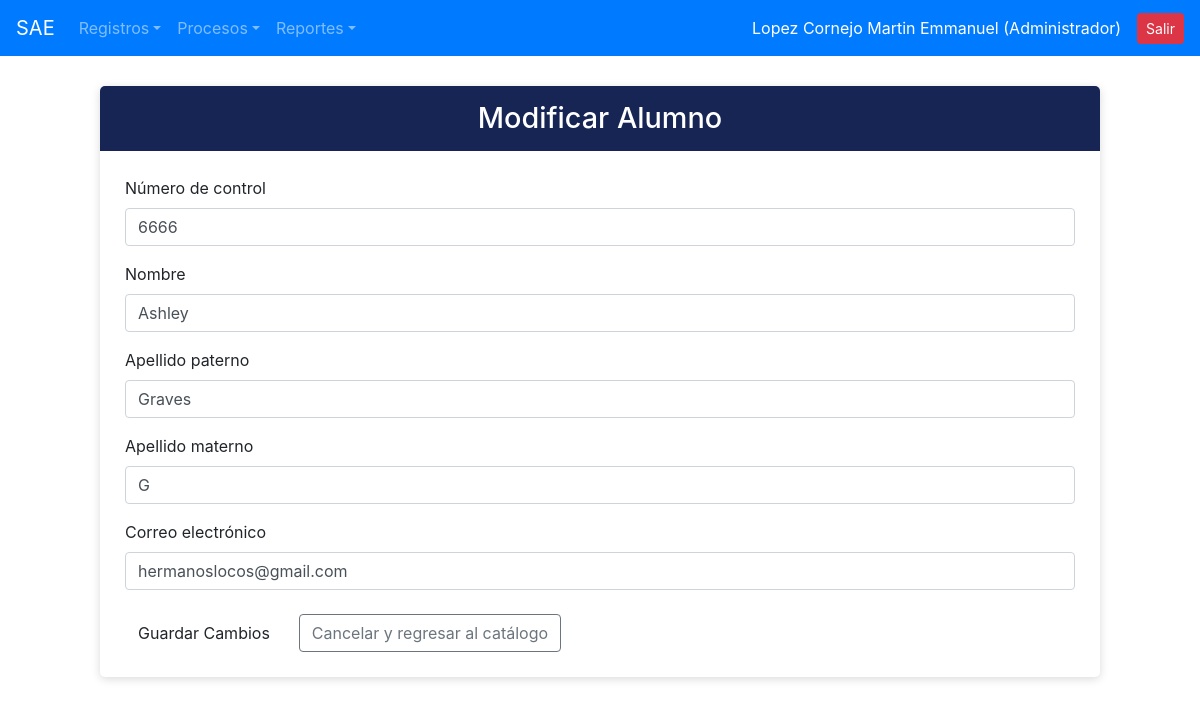
The page /modificacion/modif_alum.php?idalumn=1 (signed in) on the database its author committed.
### tables this page shows
CREATE TABLE `alumnos` (
  `idalumn` int(11) NOT NULL AUTO_INCREMENT PRIMARY KEY,
  `matricula_al` varchar(50) NOT NULL,
  `nombre_al` varchar(100) NOT NULL,
  `apaterno_al` varchar(100) NOT NULL,
  `amaterno_al` varchar(100) NOT NULL,
  `mail_al` varchar(150) NOT NULL,
  `estatus_al` varchar(10) DEFAULT 'ALTA'
);

### modificacion/modif_alum.php (the view, shortened to what this page needs)
<?php
include_once("../conexion.php");
$alumno = null;
if (isset($_GET['idalumn'])) {
    $idalumn = intval($_GET['idalumn']);
    $sql = "SELECT * FROM alumnos WHERE idalumn = ?";
    $stmt = $conexion->prepare($sql);
    $stmt->bind_param("i", $idalumn);
    $stmt->execute();
    $res = $stmt->get_result();
    $alumno = $res->fetch_assoc();
}
?>
<!DOCTYPE html>
<html lang="es">
<head>
    <link href="https://cdn.jsdelivr.net/npm/bootstrap@5.3.3/dist/css/bootstrap.min.css" rel="stylesheet">
    <link rel="stylesheet" href="https://cdn.jsdelivr.net/npm/bootstrap-icons@1.11.3/font/bootstrap-icons.min.css">
</head>
<body>
<?php include_once("../navegacion/nav.php"); ?>
<div class="container">
    <div class="formulario">
        <div class="titulo">
            <h2>Modificar Alumno</h2>
        </div>
        <div class="contenido">
            <?php if ($alumno): ?>
            <form method="post" action="modif_alum.php">
                <div class="mb-3">
                    <label class="form-label">Número de control</label>
                    <input type="text" name="numero_control" class="form-control" value="<?php echo htmlspecialchars($alumno['matricula_al']); ?>" required>
                </div>
                <div class="mb-3">
                    <label class="form-label">Nombre</label>
                    <input type="text" name="nombre" class="form-control" value="<?php echo htmlspecialchars($alumno['nombre_al']); ?>" required>
                </div>
                <div class="mb-3">
                    <label class="form-label">Apellido paterno</label>
                    <input type="text" name="apellido_paterno" class="form-control" value="<?php echo htmlspecialchars($alumno['apaterno_al']); ?>" required>
                </div>
                <div class="mb-3">
                    <label class="form-label">Apellido materno</label>
                    <input type="text" name="apellido_materno" class="form-control" value="<?php echo htmlspecialchars($alumno['amaterno_al']); ?>" required>
                </div>
                <div class="mb-3">
                    <label class="form-label">Correo electrónico</label>
                    <input type="email" name="correo" class="form-control" value="<?php echo htmlspecialchars($alumno['mail_al']); ?>" required>
                </div>
                <div class="d-flex align-items-center gap-3 mt-4">
                    <button type="submit" class="btn btn-sae">Guardar Cambios</button>
                    <a href="../crude/crude_alumno.php" class="btn btn-outline-secondary">Cancelar y regresar al catálogo</a>
                </div>
            </form>
            <?php else: ?>
                <div class="alert alert-warning">No se encontró la información del alumno especificado.</div>
                <a href="../crude/crude_alumno.php" class="btn btn-secondary">Regresar al catálogo</a>
            <?php endif; ?>
        </div>
    </div>
</div>
</body>
</html>

### modificacion/modif_alum.php (style rules this page uses)
body { background-color: #f3f1f4; }
.formulario { background-color: white; max-width: 1000px; margin: 30px auto; border-radius: 5px; box-shadow: 0 2px 10px rgba(0,0,0,0.15); overflow: hidden; }
.titulo { background-color: #172554; color: white; padding: 15px; text-align: center; }
.titulo h2 { margin: 0; font-size: 1.8rem; }
.contenido { padding: 25px; }
.btn-sae { background-color: #9f1239; color: white; border: none; padding: 8px 16px; border-radius: 4px; }

### rows shown on the page
alumnos: numero_control "6666", nombre "Ashley", apellido_paterno "Graves", apellido_materno "G", correo "hermanoslocos@gmail.com"

### other values the page prints
$_SESSION['nombre_usuario'] "Lopez Cornejo Martin Emmanuel"
$_SESSION['nombre_puesto'] "Administrador"
